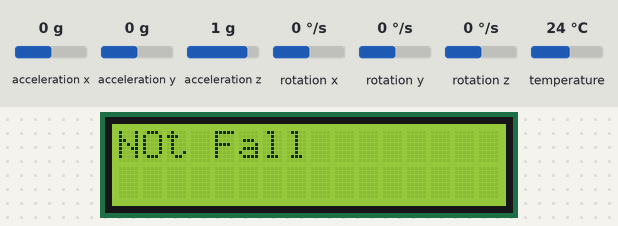
This sketch was run on a simulated Arduino Uno, built with avr-gcc and run on an emulated ATmega328P. Shown: 16×2 character LCD. The test bench sets the inputs (shaded band); at power-on: acceleration x 0 g, acceleration y 0 g, acceleration z 1 g, rotation x 0 °/s, rotation y 0 °/s, rotation z 0 °/s, temperature 24 °C. What the sketch prints to the serial monitor is not drawn.

Above: at 1.3 s.
1.4 s: acceleration x set to -1.4 g
At 2.8 s:
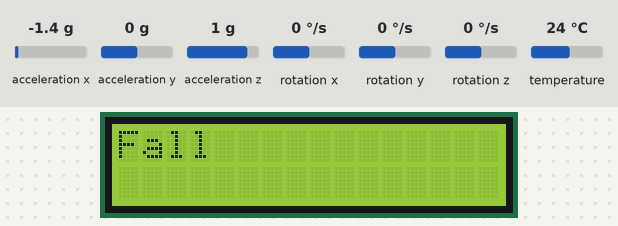
3.7 s: acceleration x set to 0 g
At 5.2 s:
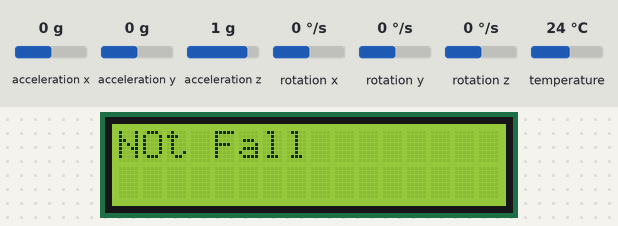
5.7 s: acceleration x set to -0.8 g
At 7.7 s:
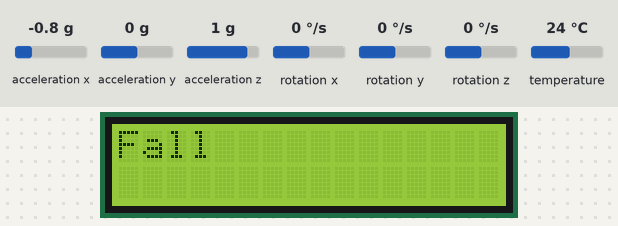
Timing chart, 0 to 9.2 s (numbered marks = the images above; inputs shaded):
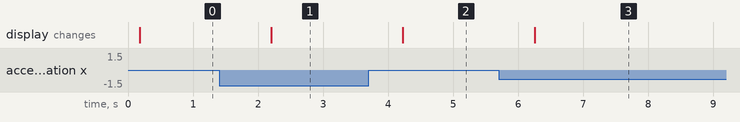

Measured:
- after the input at 1.4 s, the display: changes after 0.80 s (image 1)
- after the input at 3.7 s, the display: changes after 0.53 s (image 2)
- after the input at 5.7 s, the display: changes after 0.56 s (image 3)

The sketch:

arduino.ino
```cpp
#include <Adafruit_MPU6050.h>
#include <Adafruit_Sensor.h>
#include <Wire.h>
#include <LiquidCrystal_I2C.h>

LiquidCrystal_I2C lcd(0x3F, 16, 2);


Adafruit_MPU6050 mpu;

void setup(void) {
  lcd.init();
  lcd.backlight();

  Serial.begin(115200);
  if (!mpu.begin()) {
    Serial.println("Failed to find MPU6050 chip");
    while (1) {
      delay(10);
    }
  }
  mpu.setAccelerometerRange(MPU6050_RANGE_8_G);
  mpu.setGyroRange(MPU6050_RANGE_500_DEG);
  mpu.setFilterBandwidth(MPU6050_BAND_21_HZ);
  delay(100);
}

void loop() {
  /* Get new sensor events with the readings */
  lcd.clear();
  lcd.setCursor(0, 0);
  sensors_event_t a, g, temp;
  mpu.getEvent(&a, &g, &temp);

  float x=a.acceleration.x,y=a.acceleration.y,z=a.acceleration.z;
  bool flag=0;
  if(z<=7.45){
    if(z<=6.55){
      if(z<=5.05){
        Serial.println("Fall");
        lcd.print("Fall");
        flag=1;
      }
      else{
        Serial.println("Fall");
        lcd.print("Fall ");
        flag=1;
      }
    }
    else{
      if(x<=-0.95){
        Serial.println("Fall");
        lcd.print("Fall ");
        flag=1;
      }
      else{
        Serial.println("Not Fall");
        lcd.print("NOt Fall ");
        flag=0;
      }
    }
  }
  else{
    if(x<=-1.95){
        Serial.println("Fall");
        lcd.print("Fall ");
        flag=1;
    }
    else{
      if(x<=3.85){
        Serial.println("NOt Fall");
        lcd.print("NOt Fall ");
        flag=0;
      }
      else{
        Serial.println("Fall");
        lcd.print("Fall ");
        flag=1;
      }
    }
  }

  delay(1000);
}
```
